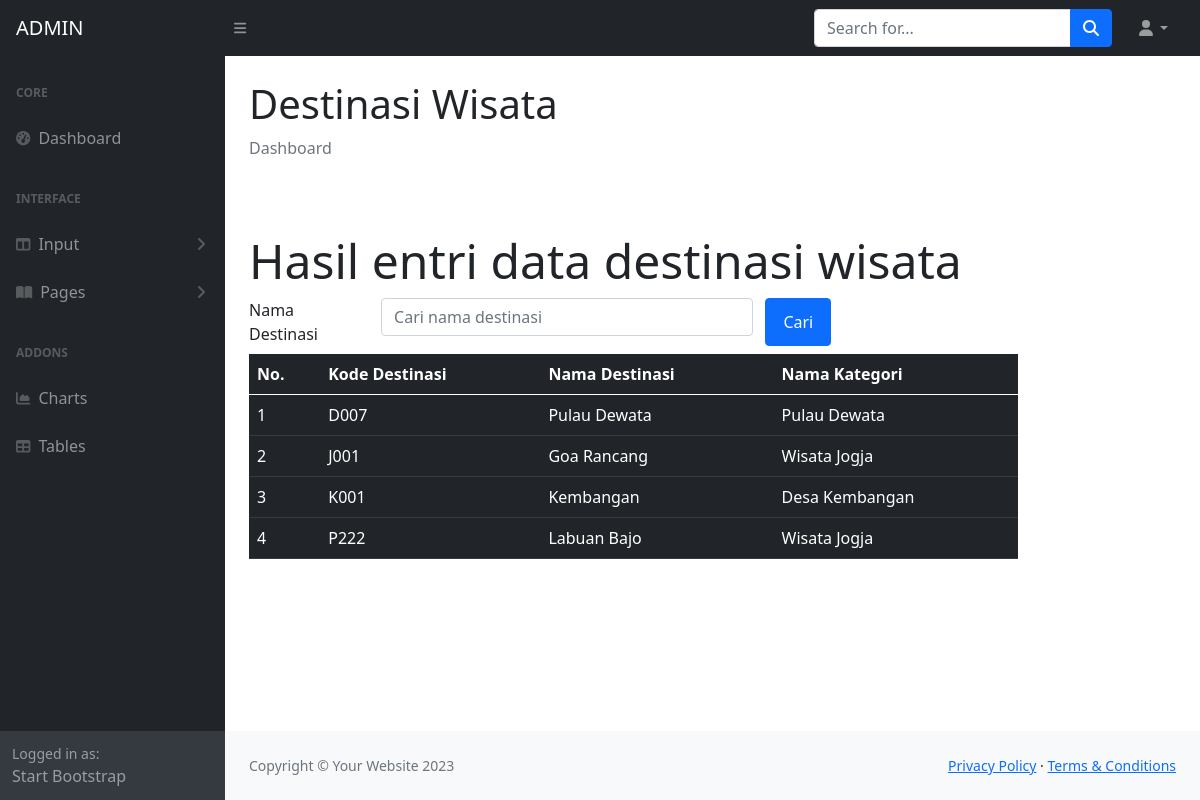
The app's page /ADMIN/d-daftardestinasi.php with its own data.
### tables this page shows
CREATE TABLE `destinasi` (
  `destinasiKODE` char(4) NOT NULL,
  `destinasiNAMA` varchar(120) NOT NULL,
  `destinasiKET` varchar(200) NOT NULL,
  `destinasiFOTO` char(255) NOT NULL,
  `kategoriKODE` char(4) NOT NULL
);

CREATE TABLE `kategoriwisata` (
  `kategoriKODE` char(4) NOT NULL,
  `kategoriNAMA` char(225) NOT NULL,
  `kategoriKET` text NOT NULL,
  `kategoriREFERENCE` char(25) NOT NULL
);

### ADMIN/daftardestinasi.php (the view, shortened to what this page needs)
<!doctype html>
<html>
<?php
    include 'include/config.php';
?>
<head>
    <link rel="stylesheet" type="text/css" href="css/bootstrap.min.css">
    <link rel="stylesheet" type="text/css" href="https://cdnjs.cloudflare.com/ajax/libs/select2/4.0.13/css/select2.min.css">
    <link rel="stylesheet" href="https://cdn.jsdelivr.net/npm/bootstrap-icons@1.10.2/font/bootstrap-icons.css">
</head>
<body>
    <div class="row">
        <div class="col-sm-10">
<div class="jumbotron mt-5">
    <h2 class="display-5">Hasil entri data destinasi wisata</h2>
</div>
<form method="POST">
    <div class="form-group row mb-2">
        <label for="search"class="col-sm-2">Nama Destinasi</label>
        <div class="col-sm-6">
            <input type="text" name="search" class="form-control" id="search"
            value="<?php if(isset($_POST["search"]))
            {echo $_POST["search"];}?>"placeholder="Cari nama destinasi">
        </div>
         <input type="submit" name="kirim" value="Cari" class="col-sm-1 btn btn-primary">
    </div>
</form>
            <table class="table table-hover table-dark">
                <thead>
                    <tr>
                    <th scope="col"> No. </th>
                    <th scope="col"> Kode Destinasi </th>
                    <th scope="col"> Nama Destinasi </th>
                    <th scope="col"> Nama Kategori </th>
                    </tr>
                </thead>
                <tbody>
                    <?php
                    if(isset($_POST["kirim"]))
                    {
                        $search = $_POST["search"];
                        $query = mysqli_query($connection, "select *
                            from destinasi, kategoriwisata
                            where destinasiNAMA like '%".$search."%' AND kategoriwisata.kategoriKODE = destinasi.kategoriKODE");
                    }else
                    {
                        $query = mysqli_query($connection, "select * from destinasi, kategoriwisata
                        WHERE kategoriwisata.kategoriKODE = destinasi.kategoriKODE");
                    }
                        $nomor = 1;
                        while($row = mysqli_fetch_array($query)) {
                    ?>
                            <tr>
                                <td> <?php echo $nomor; ?> </td>
                                <td> <?php echo $row['destinasiKODE']; ?> </td>
                                <td> <?php echo $row['destinasiNAMA']; ?> </td>
                                <td> <?php echo $row['kategoriNAMA']; ?> </td>
                            </tr>
                    <?php $nomor = $nomor + 1; ?>
                    <?php
                        }
                    ?>
                </tbody>
            </table>
        </div>
    </div>
</body>
</html>

### records on screen
destinasi: destinasiKODE "D007", destinasiNAMA "Pulau Dewata", kategoriwisata.kategoriNAMA "Pulau Dewata"
destinasi: destinasiKODE "J001", destinasiNAMA "Goa Rancang", kategoriwisata.kategoriNAMA "Wisata Jogja"
destinasi: destinasiKODE "K001", destinasiNAMA "Kembangan", kategoriwisata.kategoriNAMA "Desa Kembangan"
destinasi: destinasiKODE "P222", destinasiNAMA "Labuan Bajo", kategoriwisata.kategoriNAMA "Wisata Jogja"
